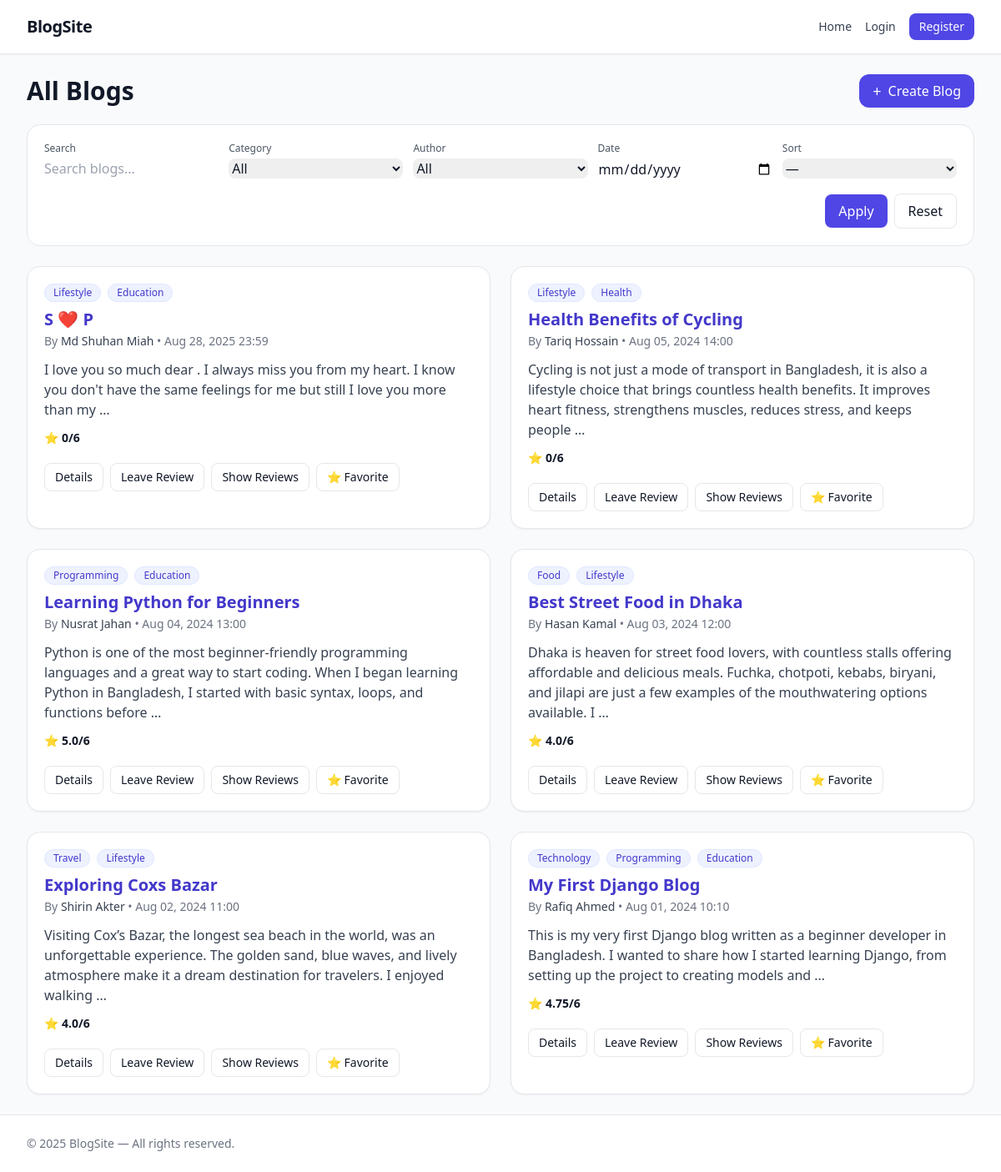
Before: / with the older database file.
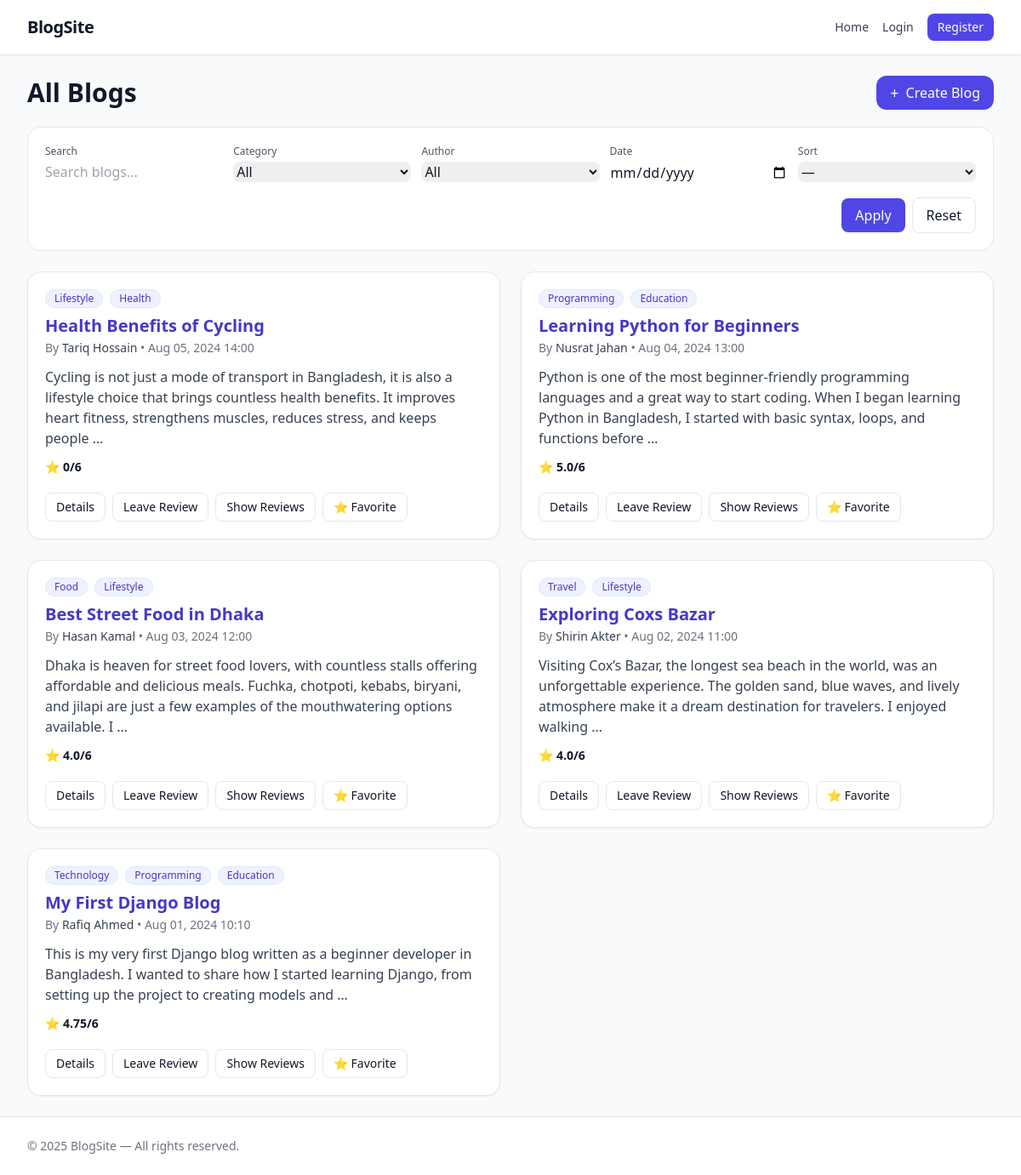
After: the same page with the newer database file.
### blog/models.py (models this page shows, shortened)
class TimeStampedModel(models.Model):
    created_at = models.DateTimeField(auto_now_add=True)
    updated_at = models.DateTimeField(auto_now=True)
    class Meta:
        abstract = True #means for this class inside database table will be not created.. this class will be inherited by other classes.

class Category(TimeStampedModel): #here timestampedmodel inherited models.Model that is why we don't need inherit models.Model again. Note : all the field of timestampedmodel will come in this class.
    category_name = models.CharField(max_length=100)
    slug = models.SlugField(unique=True, blank=True)

class Blog(TimeStampedModel):
    title = models.CharField(max_length=200)
    slug = models.SlugField(blank=True, unique=True)
    body = models.TextField()
    author = models.ForeignKey(CustomUser, on_delete=models.CASCADE, related_name="blogs")
    categories = models.ManyToManyField(Category, related_name="blogs", blank=True)

### accounts/models.py (models this page shows, shortened)
class CustomUser(AbstractUser): #inherit AbstractUser #Creating CustomUser model #Note : Must be register in settings the changes
    role_choices = (
        ('admin', 'Admin'),
        ('author', 'Author'),
        ('reader', 'Reader')
    )
    role = models.CharField(max_length=10, choices=role_choices, default='author')
    email = models.EmailField(unique=True)
    is_verified = models.BooleanField(default=False)
    agreed_t_and_c = models.BooleanField(default=False)
    bio = models.TextField(blank=True)
    twitter = models.URLField(blank=True, null=True)
    linkedin = models.URLField(blank=True, null=True)
    facebook = models.URLField(blank=True, null=True)
    address_line_1 = models.CharField(blank=True, max_length=100) #can be null in database , blank is only for admin panel.
    address_line_2 = models.CharField(blank=True, max_length=100)
    city = models.CharField(blank=True, max_length=20)
    postcode = models.CharField(blank=True, max_length=20)
    country = models.CharField(blank=True, max_length=20)
    mobile = models.CharField(blank=True, max_length=15)
    profile_picture = models.ImageField(null=True, blank=True, upload_to="user_profile") #one folder will be created inside media/user_profile/abc.jpg
    USERNAME_FIELD = "email" #Now our username field is email , override parent behaivour
    REQUIRED_FIELDS = [] #USERNAME_FIELD is already a required field , so , no need to say again REQUIRED_FIELDS ['email'] that is making blank
    username = models.CharField(max_length=150,default="user") #username is still required field in AbstractUser so we are providing default value as email
    objects = CustomUserManager()
    @property
    def full_name(self):
        if self.first_name == "" and self.last_name == "":
            return f"{self.username}{self.id}"
        return f"{self.first_name}  {self.last_name}"

### blog/views.py (the view)
# urls.py: path('', views.home, name='home'),
def home(request):
    blogs = Blog.objects.all().select_related('author').prefetch_related('categories', 'reviews').order_by('-created_at')
    categories = Category.objects.all()
    authors = set(blog.author for blog in blogs)
    q = request.GET.get("q")
    category = request.GET.get("category")
    author = request.GET.get("author")
    date = request.GET.get("date")
    sort = request.GET.get("sort")
    if q:
        blogs = blogs.filter(Q(title__icontains=q) | Q(body__icontains=q))
    if category:
        blogs = blogs.filter(categories__slug=category)
    if author:
        blogs = blogs.filter(author__id=author)
    if date:
        blogs = blogs.filter(created_at__date=date)
    if sort == "latest":
        blogs = blogs.order_by("-created_at")
    elif sort == "rating":
        blogs = blogs.annotate(avg_rating=Avg("reviews__rating")).order_by("-avg_rating")
    for blog in blogs:
        blog.avg_rating = blog.reviews.aggregate(Avg("rating"))["rating__avg"]
        blog.review_count = blog.reviews.count()
        if request.user.is_authenticated:
            blog.user_review = blog.reviews.filter(user=request.user).first()
            blog.is_favorited = Favorite.objects.filter(blog=blog, user=request.user).exists()
        else:
            blog.is_favorited = False
    return render(request, 'blog/home.html', {'blogs': blogs, 'categories': categories, 'authors': authors})

### blog/templates/blog/home.html (shortened to what this page needs)
{% extends "base.html" %}
{% block content %}
<div class="flex items-center justify-between mb-5">
  <h1 class="text-2xl sm:text-3xl font-semibold">All Blogs</h1>
  <a href="{% url 'create_blog' %}"
      class="inline-flex items-center gap-2 bg-indigo-600 text-white px-4 py-2 rounded-xl hover:bg-indigo-700">
    <span class="text-lg leading-none">+</span> Create Blog
  </a>
</div>
<form method="get" class="bg-white border rounded-2xl p-4 sm:p-5 mb-6">
  <div class="grid grid-cols-1 md:grid-cols-5 gap-3">
    <div>
      <label class="block text-xs font-medium text-gray-600 mb-1">Search</label>
      <input type="text" name="q" value="{{ request.GET.q }}"
             placeholder="Search blogs..."
             class="w-full rounded-lg border-gray-300 focus:border-indigo-500 focus:ring-indigo-500" />
    </div>
    <div>
      <label class="block text-xs font-medium text-gray-600 mb-1">Category</label>
      <select name="category" class="w-full rounded-lg border-gray-300 focus:border-indigo-500 focus:ring-indigo-500">
        <option value="">All</option>
      </select>
    </div>
    <div>
      <label class="block text-xs font-medium text-gray-600 mb-1">Author</label>
      <select name="author" class="w-full rounded-lg border-gray-300 focus:border-indigo-500 focus:ring-indigo-500">
        <option value="">All</option>
      </select>
    </div>
    <div>
      <label class="block text-xs font-medium text-gray-600 mb-1">Date</label>
      <input type="date" name="date" value="{{ request.GET.date }}"
             class="w-full rounded-lg border-gray-300 focus:border-indigo-500 focus:ring-indigo-500" />
    </div>
    <div>
      <label class="block text-xs font-medium text-gray-600 mb-1">Sort</label>
      <select name="sort" class="w-full rounded-lg border-gray-300 focus:border-indigo-500 focus:ring-indigo-500">
        <option value="">—</option>
      </select>
    </div>
  </div>
  <div class="mt-4 flex items-center gap-2 justify-end">
    <button type="submit" class="px-4 py-2 rounded-lg bg-indigo-600 text-white hover:bg-indigo-700">Apply</button>
    <a href="{% url 'home' %}" class="px-4 py-2 rounded-lg border hover:bg-gray-50">Reset</a>
  </div>
</form>
<div class="grid grid-cols-1 md:grid-cols-2 gap-6">
  {% for blog in blogs %}
    <article class="bg-white border rounded-2xl shadow-sm hover:shadow-md transition-shadow">
      <div class="p-5">
        <div class="mb-2 flex flex-wrap gap-2">
          {% for cat in blog.categories.all %}
            <span class="inline-flex items-center px-2.5 py-0.5 rounded-full text-xs bg-indigo-50 text-indigo-700 border border-indigo-100">
              {{ cat.category_name }}
            </span>
          {% empty %}
            <span class="inline-flex items-center px-2.5 py-0.5 rounded-full text-xs bg-gray-100 text-gray-600">Uncategorized</span>
          {% endfor %}
        </div>
        <h2 class="text-xl font-semibold leading-tight">
          <a href="{% url 'blog_detail' blog.slug %}" class="text-indigo-700 hover:text-indigo-800">
            {{ blog.title }}
          </a>
        </h2>
        <div class="mt-1 text-sm text-gray-500">
          By
          <a href="{% url 'profile' blog.author.id %}" class="text-gray-700 hover:text-indigo-600 font-medium">
            {{ blog.author.full_name}}
          </a>
          • {{ blog.created_at|date:"M d, Y H:i" }}
        </div>
        <p class="mt-3 text-gray-700">{{ blog.body|truncatewords:32 }}</p>
        <div class="mt-3 text-sm">
          <span class="inline-flex items-center gap-1">
            <span>⭐</span>
            <span class="font-semibold">{{ blog.avg_rating|default:"0" }}/6</span>
          </span>
        </div>
      </div>
      <div class="px-5 pb-5">
        <div class="flex flex-wrap gap-2">
          <a href="{% url 'blog_detail' blog.slug %}" class="px-3 py-1.5 rounded-lg border hover:bg-gray-50 text-sm">Details</a>
          <a href="javascript:void(0);"
          onclick="openReviewModal('{{ blog.slug }}', '{{ blog.user_review.rating }}', '{{ blog.user_review.review|escapejs }}')"
          class="px-3 py-1.5 rounded-lg border hover:bg-gray-50 text-sm">
          Leave Review
          </a>
          <a href="{% url 'blog_reviews' blog.slug %}" class="px-3 py-1.5 rounded-lg border hover:bg-gray-50 text-sm">Show Reviews</a>
          {% if blog.is_favorited %}
            <a href="{% url 'toggle_favorite' blog.slug %}"
              class="px-3 py-1.5 rounded-lg bg-emerald-400 hover:bg-emerald-600 text-sm text-white transition">
              ✅ Favorited
            </a>
          {% else %}
            <a href="{% url 'toggle_favorite' blog.slug %}"
              class="px-3 py-1.5 rounded-lg border hover:bg-gray-50 text-sm">
              ⭐ Favorite
            </a>
          {% endif %}
        </div>
      </div>
    </article>
  {% empty %}
    <div class="col-span-2">
      <div class="bg-white border rounded-2xl p-10 text-center text-gray-500">No blogs found.</div>
    </div>
  {% endfor %}
</div>
{% endblock %}

### templates/base.html (shortened to what this page needs)
{% load static %}
<!DOCTYPE html>
<html lang="en">
<head>
  <script src="https://cdn.tailwindcss.com"></script>
  <link rel="stylesheet" href="https://cdnjs.cloudflare.com/ajax/libs/font-awesome/6.5.0/css/all.min.css">
</head>
<body class="bg-gray-50 text-gray-900 min-h-screen flex flex-col">
  <header class="bg-white border-b shadow-sm">
    <div class="max-w-7xl mx-auto px-4 sm:px-6 lg:px-8">
      <div class="flex h-16 items-center justify-between">
        <a href="{% url 'home' %}" class="text-xl font-bold tracking-tight">BlogSite</a>
        <nav class="flex items-center gap-4">
          <a href="{% url 'home' %}" class="text-sm text-gray-700 hover:text-indigo-600">Home</a>
          {% if user.is_authenticated %}
            <a href="{% url 'favorites_list' %}" class="text-sm text-gray-700 hover:text-indigo-600">Favorites</a>
            <a href="{% url 'profile' request.user.id %}" class="text-sm text-gray-700 hover:text-indigo-600">Profile</a>
            <a href="{% url 'logout' %}" class="text-sm text-red-600 hover:text-red-700">Logout</a>
          {% else %}
            <a href="{% url 'login' %}" class="text-sm text-gray-700 hover:text-indigo-600">Login</a>
            <a href="{% url 'signup' %}" class="text-sm text-white bg-indigo-600 hover:bg-indigo-700 px-3 py-1.5 rounded-lg">Register</a>
          {% endif %}
        </nav>
      </div>
    </div>
  </header>
  <main class="flex-1 max-w-7xl mx-auto px-4 sm:px-6 lg:px-8 py-6 w-full">
    {% block content %}{% endblock %}
  </main>
  <footer class="border-t bg-white">
    <div class="max-w-7xl mx-auto px-4 sm:px-6 lg:px-8 py-6 text-sm text-gray-500">
      &copy; {{ year|default:"2025" }} BlogSite — All rights reserved.
    </div>
  </footer>
</body>
</html>

Changed rows visible on the page:
removed Blog: title "S ❤️ P", author.full_name "Md Shuhan Miah", created_at "Aug 28, 2025 23:59", body "I love you so much dear . I always miss you from my heart. I know you don't have the same feelings for me but still I love you more than my …", avg_rating "0", shows "⭐ Favorite", Category (category_name "Lifestyle"), Category (category_name "Education")
